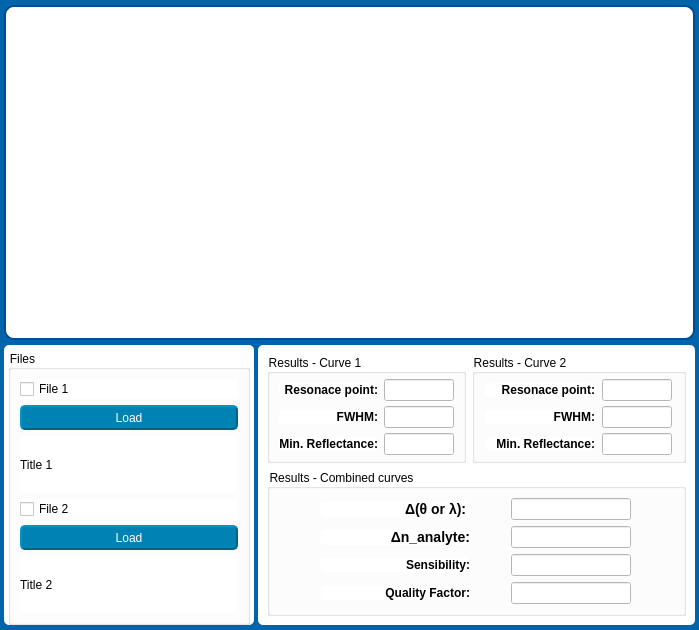
<?xml version="1.0" encoding="UTF-8"?>
<ui version="4.0">
 <class>Widget</class>
 <widget class="QWidget" name="Widget">
  <property name="geometry">
   <rect>
    <x>0</x>
    <y>0</y>
    <width>699</width>
    <height>630</height>
   </rect>
  </property>
  <property name="sizePolicy">
   <sizepolicy hsizetype="Preferred" vsizetype="Preferred">
    <horstretch>0</horstretch>
    <verstretch>0</verstretch>
   </sizepolicy>
  </property>
  <property name="windowTitle">
   <string>Form</string>
  </property>
  <property name="styleSheet">
   <string notr="true">QWidget{
	background-color: rgb(0, 100, 170);
}
QFrame{background-color: rgb(255, 255, 255);
				border-radius:5px;}

QGroupBox{
	background-color: rgb(255, 255, 255);

}
QLabel{
background-color: rgb(255, 255, 255);
 }
QLineEdit{background-color: rgb(255, 255, 255);}

QPushButton{
	font: 400 11pt &quot;Ubuntu&quot;;
	color: rgb(255, 255,255);
	background-color: rgb(0, 130, 180);
	border-color: rgb(0, 100, 130);
	border-style: outset;
	border-width: 2px;
	border-radius:5px;
}

QPushButton:hover{
	background-color: rgb(00, 140, 70);
	border-color: rgb(0, 120, 40);
}

QCheckBox{background-color: rgb(255, 255, 255);}

</string>
  </property>
  <layout class="QFormLayout" name="formLayout_2">
   <property name="horizontalSpacing">
    <number>4</number>
   </property>
   <property name="verticalSpacing">
    <number>5</number>
   </property>
   <property name="leftMargin">
    <number>4</number>
   </property>
   <property name="topMargin">
    <number>5</number>
   </property>
   <property name="rightMargin">
    <number>4</number>
   </property>
   <property name="bottomMargin">
    <number>5</number>
   </property>
   <item row="0" column="0" colspan="2">
    <widget class="QFrame" name="frame_graphs">
     <property name="sizePolicy">
      <sizepolicy hsizetype="Preferred" vsizetype="Expanding">
       <horstretch>0</horstretch>
       <verstretch>0</verstretch>
      </sizepolicy>
     </property>
     <property name="minimumSize">
      <size>
       <width>0</width>
       <height>280</height>
      </size>
     </property>
     <property name="styleSheet">
      <string notr="true">QFrame{border: 2px solid;
border-color: rgb(0, 75, 150);
border-width: 2px;
border-radius:10px;}
QLabel{
border:none;
border-color: rgb(0, 75, 150);
}
</string>
     </property>
     <layout class="QVBoxLayout" name="verticalLayout_3">
      <property name="leftMargin">
       <number>0</number>
      </property>
      <property name="topMargin">
       <number>0</number>
      </property>
      <property name="rightMargin">
       <number>0</number>
      </property>
      <property name="bottomMargin">
       <number>0</number>
      </property>
      <item>
       <layout class="QVBoxLayout" name="verticalLayout_2"/>
      </item>
     </layout>
    </widget>
   </item>
   <item row="1" column="0">
    <widget class="QFrame" name="frame_file">
     <property name="sizePolicy">
      <sizepolicy hsizetype="Preferred" vsizetype="Preferred">
       <horstretch>0</horstretch>
       <verstretch>0</verstretch>
      </sizepolicy>
     </property>
     <property name="minimumSize">
      <size>
       <width>250</width>
       <height>0</height>
      </size>
     </property>
     <property name="frameShape">
      <enum>QFrame::StyledPanel</enum>
     </property>
     <property name="frameShadow">
      <enum>QFrame::Raised</enum>
     </property>
     <layout class="QVBoxLayout" name="verticalLayout_4">
      <property name="spacing">
       <number>0</number>
      </property>
      <property name="leftMargin">
       <number>4</number>
      </property>
      <property name="topMargin">
       <number>5</number>
      </property>
      <property name="rightMargin">
       <number>4</number>
      </property>
      <property name="bottomMargin">
       <number>0</number>
      </property>
      <item>
       <widget class="QGroupBox" name="groupBox">
        <property name="title">
         <string>Files</string>
        </property>
        <layout class="QVBoxLayout" name="verticalLayout">
         <item>
          <widget class="QCheckBox" name="checkBox_file1">
           <property name="text">
            <string>File 1</string>
           </property>
          </widget>
         </item>
         <item>
          <widget class="QPushButton" name="btn_load_1">
           <property name="sizePolicy">
            <sizepolicy hsizetype="Preferred" vsizetype="Fixed">
             <horstretch>0</horstretch>
             <verstretch>0</verstretch>
            </sizepolicy>
           </property>
           <property name="minimumSize">
            <size>
             <width>100</width>
             <height>25</height>
            </size>
           </property>
           <property name="text">
            <string>Load</string>
           </property>
          </widget>
         </item>
         <item>
          <widget class="QLabel" name="label_title1">
           <property name="sizePolicy">
            <sizepolicy hsizetype="Expanding" vsizetype="Preferred">
             <horstretch>0</horstretch>
             <verstretch>0</verstretch>
            </sizepolicy>
           </property>
           <property name="text">
            <string>Title 1</string>
           </property>
          </widget>
         </item>
         <item>
          <widget class="QCheckBox" name="checkBox_file2">
           <property name="text">
            <string>File 2</string>
           </property>
          </widget>
         </item>
         <item>
          <widget class="QPushButton" name="btn_load_2">
           <property name="sizePolicy">
            <sizepolicy hsizetype="Preferred" vsizetype="Fixed">
             <horstretch>0</horstretch>
             <verstretch>0</verstretch>
            </sizepolicy>
           </property>
           <property name="minimumSize">
            <size>
             <width>100</width>
             <height>25</height>
            </size>
           </property>
           <property name="text">
            <string>Load</string>
           </property>
          </widget>
         </item>
         <item>
          <widget class="QLabel" name="label_title2">
           <property name="sizePolicy">
            <sizepolicy hsizetype="Expanding" vsizetype="Preferred">
             <horstretch>0</horstretch>
             <verstretch>0</verstretch>
            </sizepolicy>
           </property>
           <property name="text">
            <string>Title 2</string>
           </property>
          </widget>
         </item>
        </layout>
       </widget>
      </item>
     </layout>
    </widget>
   </item>
   <item row="1" column="1">
    <widget class="QFrame" name="frame_results">
     <property name="sizePolicy">
      <sizepolicy hsizetype="Minimum" vsizetype="Preferred">
       <horstretch>0</horstretch>
       <verstretch>0</verstretch>
      </sizepolicy>
     </property>
     <property name="frameShape">
      <enum>QFrame::StyledPanel</enum>
     </property>
     <property name="frameShadow">
      <enum>QFrame::Raised</enum>
     </property>
     <layout class="QVBoxLayout" name="verticalLayout_5">
      <item>
       <layout class="QHBoxLayout" name="horizontalLayout">
        <item>
         <widget class="QGroupBox" name="gb_Results">
          <property name="sizePolicy">
           <sizepolicy hsizetype="Preferred" vsizetype="Preferred">
            <horstretch>0</horstretch>
            <verstretch>0</verstretch>
           </sizepolicy>
          </property>
          <property name="styleSheet">
           <string notr="true">font: 500 10pt &quot;Segoe UI&quot;;
</string>
          </property>
          <property name="title">
           <string>Results - Curve 1</string>
          </property>
          <property name="alignment">
           <set>Qt::AlignLeading|Qt::AlignLeft|Qt::AlignVCenter</set>
          </property>
          <layout class="QGridLayout" name="gridLayout_2">
           <property name="topMargin">
            <number>5</number>
           </property>
           <property name="bottomMargin">
            <number>5</number>
           </property>
           <property name="verticalSpacing">
            <number>5</number>
           </property>
           <item row="0" column="0">
            <widget class="QLabel" name="label">
             <property name="sizePolicy">
              <sizepolicy hsizetype="Preferred" vsizetype="Fixed">
               <horstretch>0</horstretch>
               <verstretch>0</verstretch>
              </sizepolicy>
             </property>
             <property name="maximumSize">
              <size>
               <width>110</width>
               <height>16777215</height>
              </size>
             </property>
             <property name="frameShape">
              <enum>QFrame::NoFrame</enum>
             </property>
             <property name="text">
              <string>&lt;html&gt;&lt;head/&gt;&lt;body&gt;&lt;p&gt;&lt;span style=&quot; font-weight:700;&quot;&gt;Resonace point:&lt;/span&gt;&lt;/p&gt;&lt;/body&gt;&lt;/html&gt;</string>
             </property>
             <property name="alignment">
              <set>Qt::AlignRight|Qt::AlignTrailing|Qt::AlignVCenter</set>
             </property>
            </widget>
           </item>
           <item row="0" column="1">
            <widget class="QLineEdit" name="Qline_resonance">
             <property name="sizePolicy">
              <sizepolicy hsizetype="Preferred" vsizetype="Fixed">
               <horstretch>0</horstretch>
               <verstretch>0</verstretch>
              </sizepolicy>
             </property>
             <property name="maximumSize">
              <size>
               <width>70</width>
               <height>16777215</height>
              </size>
             </property>
             <property name="text">
              <string/>
             </property>
             <property name="readOnly">
              <bool>true</bool>
             </property>
            </widget>
           </item>
           <item row="1" column="0">
            <widget class="QLabel" name="label_15">
             <property name="sizePolicy">
              <sizepolicy hsizetype="Preferred" vsizetype="Fixed">
               <horstretch>0</horstretch>
               <verstretch>0</verstretch>
              </sizepolicy>
             </property>
             <property name="maximumSize">
              <size>
               <width>110</width>
               <height>16777215</height>
              </size>
             </property>
             <property name="frameShape">
              <enum>QFrame::NoFrame</enum>
             </property>
             <property name="text">
              <string>&lt;html&gt;&lt;head/&gt;&lt;body&gt;&lt;p&gt;&lt;span style=&quot; font-weight:700;&quot;&gt;FWHM:&lt;/span&gt;&lt;/p&gt;&lt;/body&gt;&lt;/html&gt;</string>
             </property>
             <property name="alignment">
              <set>Qt::AlignRight|Qt::AlignTrailing|Qt::AlignVCenter</set>
             </property>
            </widget>
           </item>
           <item row="1" column="1">
            <widget class="QLineEdit" name="Qline_fwhm">
             <property name="sizePolicy">
              <sizepolicy hsizetype="Preferred" vsizetype="Fixed">
               <horstretch>0</horstretch>
               <verstretch>0</verstretch>
              </sizepolicy>
             </property>
             <property name="maximumSize">
              <size>
               <width>70</width>
               <height>16777215</height>
              </size>
             </property>
             <property name="text">
              <string/>
             </property>
             <property name="readOnly">
              <bool>true</bool>
             </property>
            </widget>
           </item>
           <item row="2" column="0">
            <widget class="QLabel" name="label_16">
             <property name="sizePolicy">
              <sizepolicy hsizetype="Preferred" vsizetype="Fixed">
               <horstretch>0</horstretch>
               <verstretch>0</verstretch>
              </sizepolicy>
             </property>
             <property name="maximumSize">
              <size>
               <width>110</width>
               <height>16777215</height>
              </size>
             </property>
             <property name="frameShape">
              <enum>QFrame::NoFrame</enum>
             </property>
             <property name="text">
              <string>&lt;html&gt;&lt;head/&gt;&lt;body&gt;&lt;p&gt;&lt;span style=&quot; font-weight:700;&quot;&gt;Min. Reflectance:&lt;/span&gt;&lt;/p&gt;&lt;/body&gt;&lt;/html&gt;</string>
             </property>
             <property name="alignment">
              <set>Qt::AlignRight|Qt::AlignTrailing|Qt::AlignVCenter</set>
             </property>
            </widget>
           </item>
           <item row="2" column="1">
            <widget class="QLineEdit" name="Qline_min_ref">
             <property name="sizePolicy">
              <sizepolicy hsizetype="Preferred" vsizetype="Fixed">
               <horstretch>0</horstretch>
               <verstretch>0</verstretch>
              </sizepolicy>
             </property>
             <property name="maximumSize">
              <size>
               <width>70</width>
               <height>16777215</height>
              </size>
             </property>
             <property name="readOnly">
              <bool>true</bool>
             </property>
            </widget>
           </item>
          </layout>
         </widget>
        </item>
        <item>
         <widget class="QGroupBox" name="gb_Results_2">
          <property name="sizePolicy">
           <sizepolicy hsizetype="Preferred" vsizetype="Preferred">
            <horstretch>0</horstretch>
            <verstretch>0</verstretch>
           </sizepolicy>
          </property>
          <property name="styleSheet">
           <string notr="true">font: 500 10pt &quot;Segoe UI&quot;;
</string>
          </property>
          <property name="title">
           <string>Results - Curve 2</string>
          </property>
          <property name="alignment">
           <set>Qt::AlignLeading|Qt::AlignLeft|Qt::AlignVCenter</set>
          </property>
          <layout class="QGridLayout" name="gridLayout_3">
           <property name="topMargin">
            <number>5</number>
           </property>
           <property name="bottomMargin">
            <number>5</number>
           </property>
           <property name="verticalSpacing">
            <number>5</number>
           </property>
           <item row="0" column="0">
            <widget class="QLabel" name="label_4">
             <property name="sizePolicy">
              <sizepolicy hsizetype="Preferred" vsizetype="Fixed">
               <horstretch>0</horstretch>
               <verstretch>0</verstretch>
              </sizepolicy>
             </property>
             <property name="maximumSize">
              <size>
               <width>110</width>
               <height>16777215</height>
              </size>
             </property>
             <property name="frameShape">
              <enum>QFrame::NoFrame</enum>
             </property>
             <property name="text">
              <string>&lt;html&gt;&lt;head/&gt;&lt;body&gt;&lt;p&gt;&lt;span style=&quot; font-weight:700;&quot;&gt;Resonace point:&lt;/span&gt;&lt;/p&gt;&lt;/body&gt;&lt;/html&gt;</string>
             </property>
             <property name="alignment">
              <set>Qt::AlignRight|Qt::AlignTrailing|Qt::AlignVCenter</set>
             </property>
            </widget>
           </item>
           <item row="0" column="1">
            <widget class="QLineEdit" name="Qline_resonance_2">
             <property name="maximumSize">
              <size>
               <width>70</width>
               <height>16777215</height>
              </size>
             </property>
             <property name="text">
              <string/>
             </property>
             <property name="readOnly">
              <bool>true</bool>
             </property>
            </widget>
           </item>
           <item row="1" column="0">
            <widget class="QLabel" name="label_21">
             <property name="sizePolicy">
              <sizepolicy hsizetype="Preferred" vsizetype="Fixed">
               <horstretch>0</horstretch>
               <verstretch>0</verstretch>
              </sizepolicy>
             </property>
             <property name="maximumSize">
              <size>
               <width>110</width>
               <height>16777215</height>
              </size>
             </property>
             <property name="frameShape">
              <enum>QFrame::NoFrame</enum>
             </property>
             <property name="text">
              <string>&lt;html&gt;&lt;head/&gt;&lt;body&gt;&lt;p&gt;&lt;span style=&quot; font-weight:700;&quot;&gt;FWHM:&lt;/span&gt;&lt;/p&gt;&lt;/body&gt;&lt;/html&gt;</string>
             </property>
             <property name="alignment">
              <set>Qt::AlignRight|Qt::AlignTrailing|Qt::AlignVCenter</set>
             </property>
            </widget>
           </item>
           <item row="1" column="1">
            <widget class="QLineEdit" name="Qline_fwhm_2">
             <property name="maximumSize">
              <size>
               <width>70</width>
               <height>16777215</height>
              </size>
             </property>
             <property name="text">
              <string/>
             </property>
             <property name="readOnly">
              <bool>true</bool>
             </property>
            </widget>
           </item>
           <item row="2" column="0">
            <widget class="QLabel" name="label_22">
             <property name="sizePolicy">
              <sizepolicy hsizetype="Preferred" vsizetype="Fixed">
               <horstretch>0</horstretch>
               <verstretch>0</verstretch>
              </sizepolicy>
             </property>
             <property name="maximumSize">
              <size>
               <width>110</width>
               <height>16777215</height>
              </size>
             </property>
             <property name="frameShape">
              <enum>QFrame::NoFrame</enum>
             </property>
             <property name="text">
              <string>&lt;html&gt;&lt;head/&gt;&lt;body&gt;&lt;p&gt;&lt;span style=&quot; font-weight:700;&quot;&gt;Min. Reflectance:&lt;/span&gt;&lt;/p&gt;&lt;/body&gt;&lt;/html&gt;</string>
             </property>
             <property name="alignment">
              <set>Qt::AlignRight|Qt::AlignTrailing|Qt::AlignVCenter</set>
             </property>
            </widget>
           </item>
           <item row="2" column="1">
            <widget class="QLineEdit" name="Qline_min_ref_2">
             <property name="maximumSize">
              <size>
               <width>70</width>
               <height>16777215</height>
              </size>
             </property>
             <property name="readOnly">
              <bool>true</bool>
             </property>
            </widget>
           </item>
          </layout>
         </widget>
        </item>
       </layout>
      </item>
      <item>
       <widget class="QGroupBox" name="gb_Results_3">
        <property name="sizePolicy">
         <sizepolicy hsizetype="Preferred" vsizetype="Preferred">
          <horstretch>0</horstretch>
          <verstretch>0</verstretch>
         </sizepolicy>
        </property>
        <property name="styleSheet">
         <string notr="true">font: 500 10pt &quot;Segoe UI&quot;;
</string>
        </property>
        <property name="title">
         <string>Results - Combined curves</string>
        </property>
        <property name="alignment">
         <set>Qt::AlignLeading|Qt::AlignLeft|Qt::AlignVCenter</set>
        </property>
        <layout class="QGridLayout" name="gridLayout">
         <property name="horizontalSpacing">
          <number>0</number>
         </property>
         <property name="verticalSpacing">
          <number>6</number>
         </property>
         <item row="0" column="0">
          <widget class="QLabel" name="label_27">
           <property name="sizePolicy">
            <sizepolicy hsizetype="Preferred" vsizetype="Fixed">
             <horstretch>0</horstretch>
             <verstretch>0</verstretch>
            </sizepolicy>
           </property>
           <property name="maximumSize">
            <size>
             <width>150</width>
             <height>16777215</height>
            </size>
           </property>
           <property name="frameShape">
            <enum>QFrame::NoFrame</enum>
           </property>
           <property name="text">
            <string>&lt;html&gt;&lt;head/&gt;&lt;body&gt;&lt;p&gt;&lt;span style=&quot; font-family:'Arial','sans-serif'; font-size:14px; font-weight:700; color:#000000;&quot;&gt;Δ(θ or λ): &lt;/span&gt;&lt;/p&gt;&lt;/body&gt;&lt;/html&gt;</string>
           </property>
           <property name="alignment">
            <set>Qt::AlignRight|Qt::AlignTrailing|Qt::AlignVCenter</set>
           </property>
          </widget>
         </item>
         <item row="0" column="1">
          <widget class="QLineEdit" name="Qline_delta_res">
           <property name="maximumSize">
            <size>
             <width>120</width>
             <height>16777215</height>
            </size>
           </property>
           <property name="readOnly">
            <bool>true</bool>
           </property>
          </widget>
         </item>
         <item row="1" column="0">
          <widget class="QLabel" name="label_26">
           <property name="sizePolicy">
            <sizepolicy hsizetype="Preferred" vsizetype="Fixed">
             <horstretch>0</horstretch>
             <verstretch>0</verstretch>
            </sizepolicy>
           </property>
           <property name="maximumSize">
            <size>
             <width>150</width>
             <height>16777215</height>
            </size>
           </property>
           <property name="frameShape">
            <enum>QFrame::NoFrame</enum>
           </property>
           <property name="text">
            <string>&lt;html&gt;&lt;head/&gt;&lt;body&gt;&lt;p&gt;&lt;span style=&quot; font-family:'Arial','sans-serif'; font-size:14px; font-weight:700; color:#000000;&quot;&gt;Δn_analyte:&lt;/span&gt;&lt;/p&gt;&lt;/body&gt;&lt;/html&gt;</string>
           </property>
           <property name="alignment">
            <set>Qt::AlignRight|Qt::AlignTrailing|Qt::AlignVCenter</set>
           </property>
          </widget>
         </item>
         <item row="1" column="1">
          <widget class="QLineEdit" name="Qline_delta_indice">
           <property name="maximumSize">
            <size>
             <width>120</width>
             <height>16777215</height>
            </size>
           </property>
           <property name="readOnly">
            <bool>true</bool>
           </property>
          </widget>
         </item>
         <item row="2" column="0">
          <widget class="QLabel" name="label_6">
           <property name="sizePolicy">
            <sizepolicy hsizetype="Preferred" vsizetype="Fixed">
             <horstretch>0</horstretch>
             <verstretch>0</verstretch>
            </sizepolicy>
           </property>
           <property name="maximumSize">
            <size>
             <width>150</width>
             <height>16777215</height>
            </size>
           </property>
           <property name="frameShape">
            <enum>QFrame::NoFrame</enum>
           </property>
           <property name="text">
            <string>&lt;html&gt;&lt;head/&gt;&lt;body&gt;&lt;p&gt;&lt;span style=&quot; font-weight:700;&quot;&gt;Sensibility:&lt;/span&gt;&lt;/p&gt;&lt;/body&gt;&lt;/html&gt;</string>
           </property>
           <property name="alignment">
            <set>Qt::AlignRight|Qt::AlignTrailing|Qt::AlignVCenter</set>
           </property>
          </widget>
         </item>
         <item row="2" column="1">
          <widget class="QLineEdit" name="Qline_sensibility">
           <property name="maximumSize">
            <size>
             <width>120</width>
             <height>16777215</height>
            </size>
           </property>
           <property name="text">
            <string/>
           </property>
           <property name="readOnly">
            <bool>true</bool>
           </property>
          </widget>
         </item>
         <item row="3" column="0">
          <widget class="QLabel" name="label_25">
           <property name="sizePolicy">
            <sizepolicy hsizetype="Preferred" vsizetype="Fixed">
             <horstretch>0</horstretch>
             <verstretch>0</verstretch>
            </sizepolicy>
           </property>
           <property name="maximumSize">
            <size>
             <width>150</width>
             <height>16777215</height>
            </size>
           </property>
           <property name="frameShape">
            <enum>QFrame::NoFrame</enum>
           </property>
           <property name="text">
            <string>&lt;html&gt;&lt;head/&gt;&lt;body&gt;&lt;p&gt;&lt;span style=&quot; font-weight:700;&quot;&gt;Quality Factor:&lt;/span&gt;&lt;/p&gt;&lt;/body&gt;&lt;/html&gt;</string>
           </property>
           <property name="alignment">
            <set>Qt::AlignRight|Qt::AlignTrailing|Qt::AlignVCenter</set>
           </property>
          </widget>
         </item>
         <item row="3" column="1">
          <widget class="QLineEdit" name="Qline_QF">
           <property name="maximumSize">
            <size>
             <width>120</width>
             <height>16777215</height>
            </size>
           </property>
           <property name="text">
            <string/>
           </property>
           <property name="readOnly">
            <bool>true</bool>
           </property>
          </widget>
         </item>
        </layout>
       </widget>
      </item>
     </layout>
    </widget>
   </item>
  </layout>
 </widget>
 <resources/>
 <connections/>
</ui>
